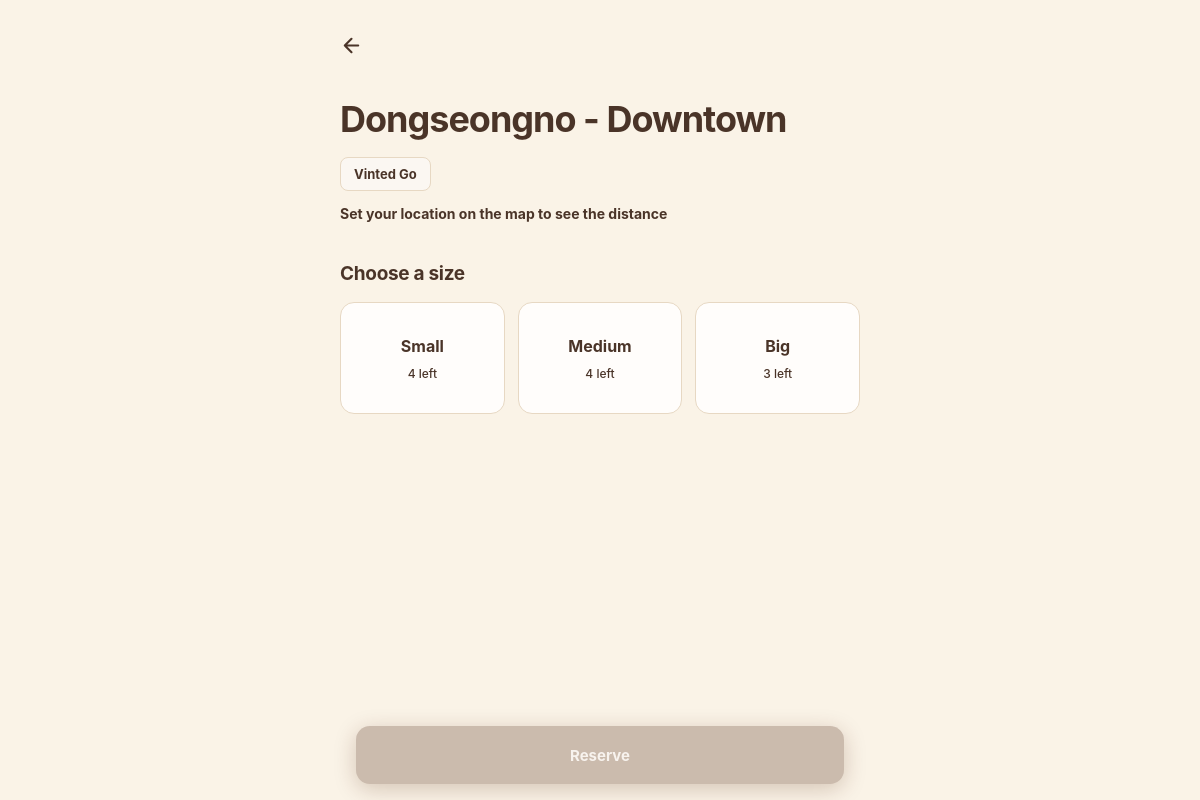
Page /locker/3 (signed in) on the earlier database version.
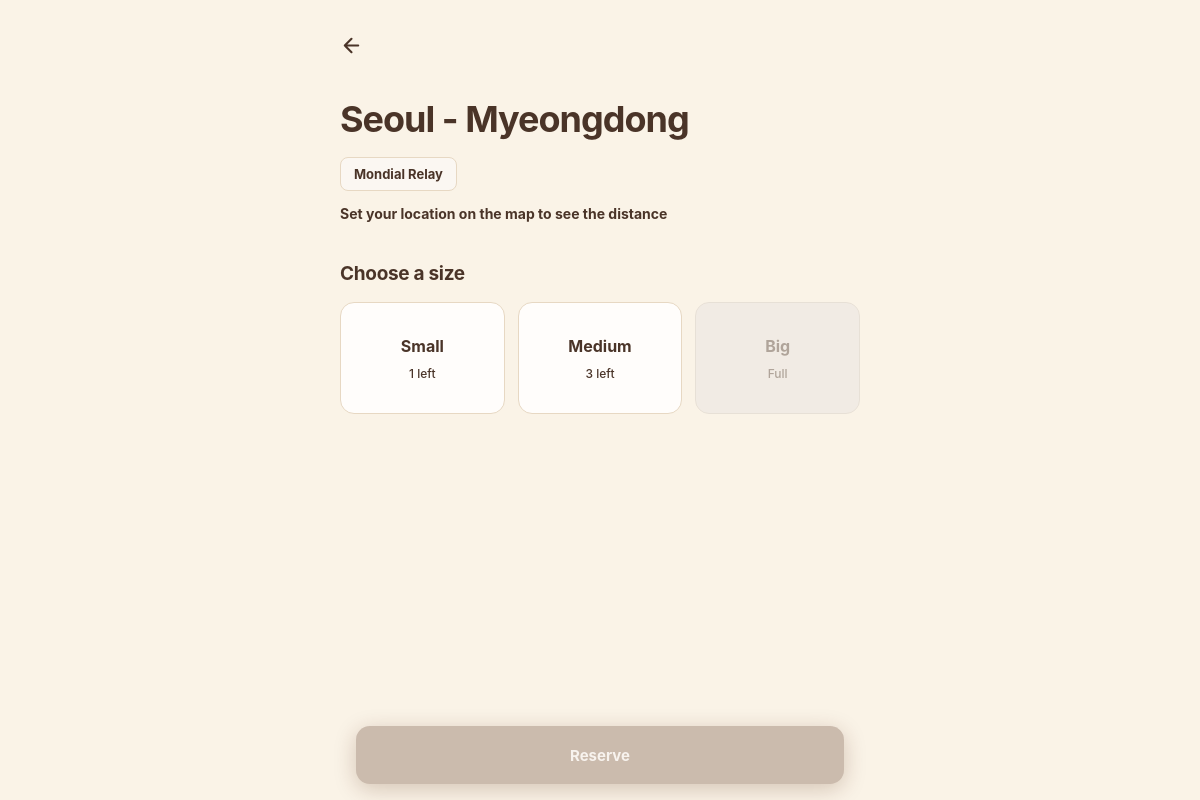
Same page on the later database version.
### tables this page shows
CREATE TABLE lockers (
        id            INTEGER PRIMARY KEY AUTOINCREMENT,
        latitude      REAL NOT NULL CHECK (latitude BETWEEN -90 AND 90),
        longitude     REAL NOT NULL CHECK (longitude BETWEEN -180 AND 180),
        location_name TEXT NOT NULL,
        provider      TEXT NOT NULL CHECK (provider IN ('mondial_relay', 'vinted_go', 'pickup'))
    );

### app.py (the view)
@app.route("/locker/<int:locker_id>")
def locker_page(locker_id):
    if not session.get("user_id"):
        return redirect("/login")
    db = get_db()
    try:
        locker = db.execute(
            "SELECT * FROM lockers WHERE id = ?", (locker_id,)
        ).fetchone()
        if locker is None:
            abort(404)
        rows = db.execute(
            "SELECT size, COUNT(*) AS n FROM compartments "
            "WHERE locker_id = ? AND status = 'empty' GROUP BY size",
            (locker_id,),
        ).fetchall()
    finally:
        db.close()
    free = {1: 0, 2: 0, 3: 0}
    for r in rows:
        free[r["size"]] = r["n"]
    return render_template("locker.html", locker=locker, free=free)

### app.py (called while the page is built)
def get_db():
    FOLDER = os.path.dirname(os.path.abspath(__file__))
    DB_PATH = os.path.join(FOLDER, 'lock_e_database.db')
    db = sqlite3.connect(DB_PATH)
    db.row_factory = sqlite3.Row
    db.execute('PRAGMA foreign_keys = ON')
    return db

### Templates/locker.html (shortened to what this page needs)
<!doctype html>
<html lang="en">
  <head>
    <link rel="stylesheet" href="/CSS/locker.css">
  </head>
  <body>
    <a class="back" href="/" aria-label="Back">
      <svg viewBox="0 0 24 24"><path d="M19 12H5M12 19l-7-7 7-7" /></svg>
    </a>
    <main
      id="locker"
      data-id="{{ locker['id']   }}"
      data-lat="{{ locker['latitude'] }}"
      data-lng="{{ locker['longitude'] }}"
    >
      <h1>{{ locker["location_name"] }}</h1>
      <p class="provider">{{ locker["provider"].replace("_", " ") }}</p>
      <p class="distance" id="distance">Distance unknown</p>
      <h2>Choose a size</h2>
      <div class="choice-group" id="sizes">
        {% for value, label in [(1, "Small"), (2, "Medium"), (3, "Big")] %}
        <button
          type="button"
          class="choice"
          data-size="{{ value }}"
          {% if free[value] == 0 %}disabled{% endif %}
        >
          {{ label }}
          <small>{% if free[value] > 0 %}{{ free[value] }} left{% else %}Full{% endif %}</small>
        </button>
        {% endfor %}
      </div>
      <button type="button" class="btn" id="reserve-btn" disabled>Reserve</button>
    </main>
  </body>
</html>

### static/CSS/locker.css (style rules this page uses)
:root { --bg: #FAF3E7; --surface: #fbf7f2; --surface-alt: #fbf7f2; --surface-hover: #533f331f; --text: #4a3428; --muted: #4a3428; --accent: #4a3428; --accent-dark: #4a3428; --line: #E7D8C3; --ok: #587A55; --alert: #B85D47; --radius: 16px; --shadow: 0 12px 32px rgba(117, 69, 35, 0.09); }
* { box-sizing: border-box; }
html { min-height: 100%; }
body { min-height: 100vh; margin: 0; padding: 36px 20px 55px; display: flex; flex-direction: column; align-items: center; background: var(--bg); color: var(--text); font-family: "Inter", "Segoe UI", Arial, sans-serif; -webkit-font-smoothing: antialiased; }
.back { width: min(100%, 650px); height: 42px; margin: 0 auto 18px; display: flex; align-items: center; justify-content: flex-start; color: var(--accent-dark); text-decoration: none; transition: opacity 0.2s ease; }
.back::before { content: ""; position: absolute; }
.back svg { display: block; width: 23px; height: 23px; fill: none; stroke: currentColor; stroke-width: 2.2; stroke-linecap: round; stroke-linejoin: round; transition: transform 0.2s ease; }
#locker { width: 100%; max-width: 650px; padding: 36px; background: var(--surface); border: 1px solid rgba(111, 67, 40, 0.08); border-radius: 22px; box-shadow: var(--shadow); }
#locker h1 { margin: 0 0 16px; color: var(--text); font-size: clamp(27px, 5vw, 36px); font-weight: 750; line-height: 1.2; letter-spacing: -1px; overflow-wrap: anywhere; }
.provider { display: inline-flex; align-items: center; margin: 0 0 12px; padding: 8px 13px; background: var(--surface-alt); border: 1px solid var(--line); border-radius: 8px; color: var(--accent-dark); font-size: 13px; font-weight: 700; text-transform: capitalize; }
.distance { margin: 0 0 32px; padding: 0; background: none; border: none; color: var(--accent); font-size: 14px; font-weight: 750; line-height: 1.5; }
#locker h2 { margin: 0 0 17px; color: var(--text); font-size: 19px; font-weight: 750; letter-spacing: -0.3px; }
#sizes { display: grid; grid-template-columns: repeat(3, minmax(0, 1fr)); gap: 13px; margin-bottom: 28px; }
.choice { min-width: 0; min-height: 112px; padding: 17px 10px; display: flex; flex-direction: column; align-items: center; justify-content: center; gap: 10px; background: #fffdfb; border: 1.5px solid var(--line); border-radius: 14px; color: var(--text); font-family: inherit; font-size: 16px; font-weight: 750; cursor: pointer; transition: background 0.2s ease, border-color 0.2s ease, box-shadow 0.2s ease, transform 0.2s ease; }
.choice small { color: var(--muted); font-size: 12px; font-weight: 500; }
.choice:disabled { background: #eee9e3; border-color: #e0d8cf; color: #91847a; opacity: 0.7; cursor: not-allowed; transform: none; box-shadow: none; }
.choice:disabled small { color: #91847a; }
.btn { width: 100%; min-height: 55px; padding: 15px 22px; background: var(--accent-dark); border: none; border-radius: 12px; color: #fff; font-family: inherit; font-size: 15px; font-weight: 750; cursor: pointer; transition: background 0.2s ease, transform 0.2s ease, box-shadow 0.2s ease; }
.btn:disabled { background: #cbbbad; color: #f8f3ee; cursor: not-allowed; transform: none; box-shadow: none; }
body { min-height: 100vh; padding: 24px 20px 120px; align-items: center; background: var(--bg); }
#locker { width: 100%; max-width: 520px; padding: 20px 0 30px; margin: 0 auto; background: transparent; border: none; border-radius: 0; box-shadow: none; }
.back { width: 100%; max-width: 520px; margin: 0 auto 12px; align-self: center; }
.distance { margin-bottom: 38px; }
#reserve-btn { position: fixed; z-index: 100; left: 50%; bottom: 0; width: min(100% - 32px, 488px); min-height: 58px; margin: 0 0 calc(16px + env(safe-area-inset-bottom)); transform: translateX(-50%); border-radius: 14px; box-shadow: 0 5px 22px rgba(82, 32, 5, 0.22); }

Differences in the rows shown:
changed lockers: location_name "Dongseongno - Downtown" → "Seoul - Myeongdong"; provider.replace "Vinted Go" → "Mondial Relay"
Other differences:
new list line: "Small 1 left"
new list line: "Medium 3 left"
new list line: "Big Full"
list line gone: "Small 4 left"
list line gone: "Medium 4 left"
list line gone: "Big 3 left"
